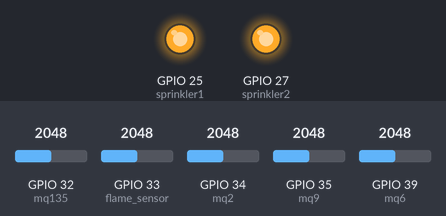
Recording of a sketch running on a simulated ESP32. Shown: output pins drawn as LEDs (lit = HIGH). Inputs (shaded band) come from the test bench; at power-on: GPIO 32 (mq135) = 2048, GPIO 33 (flame_sensor) = 2048, GPIO 34 (mq2) = 2048, GPIO 35 (mq9) = 2048, GPIO 39 (mq6) = 2048. WiFi joins after 1.5 s; servers stay silent unless stated; uploads are accepted with an empty reply; what the sketch prints to the serial monitor is not drawn.

Above: at 6.5 s.
At 11.6 s:
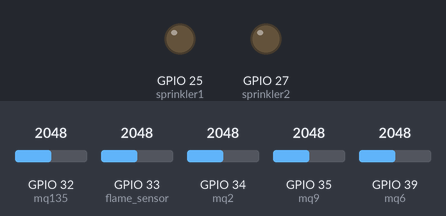
Timing chart, 0 to 14.8 s (numbered marks = the images above):
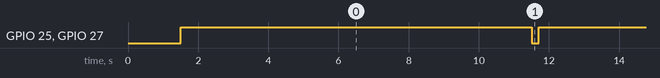

Measured:
- by itself, GPIO 25 (sprinkler1), GPIO 27 (sprinkler2): alternates HIGH for 10.0 s and LOW for 0.20 s

The sketch:

gas_station.ino
```cpp
#include <WiFi.h>
#include <HTTPClient.h>

int fire_det=0;
int flame_sensor = 33;
int mq135=32;
int mq9=35;
int mq2=34;
int mq6=39;
int sprinkler1=25;
int sprinkler2=27;

float cur_lat=19.108642;
float cur_lon=72.837599;
float flame_detected=0;
float aqi_r=0;
float aqi_p=0;
float co_r=0;
float co_p=0;
float met_but=0;
float lpg_r=0;
int lpg_p=0;

const char* ssid = "JG";
const char* password =  "jaygala24";

void setup()
{
  Serial.begin(115200);
  pinMode(flame_sensor, INPUT);
  pinMode(mq135, INPUT);
  pinMode(mq9, INPUT);
  pinMode(mq2, INPUT);
  pinMode(mq6, INPUT);
  pinMode(sprinkler1,OUTPUT);
  pinMode(sprinkler2,OUTPUT);

  WiFi.begin(ssid, password);

  while (WiFi.status() != WL_CONNECTED)
  {
      Serial.print(".");
      delay(500);
  }

  Serial.print("Connected to ");
  Serial.println(ssid);
}

void loop()
{
  flame_detected = analogRead(flame_sensor);
  Serial.println(flame_detected);

  if (flame_detected < 4095)
  {
    //Serial.println("Flame detected...! take action immediately.");
    fire_det=1;
    digitalWrite(sprinkler1,HIGH);
    digitalWrite(sprinkler2,HIGH);
    delay(10000);
    digitalWrite(sprinkler1,LOW);
    digitalWrite(sprinkler2,LOW);
  }
  else
  {
    //Serial.println("No flame detected. stay cool");
    fire_det=0;
    digitalWrite(sprinkler1,LOW);
    digitalWrite(sprinkler2,LOW);
  }

  aqi_r = analogRead(mq135);
  co_r = analogRead(mq9);
  met_but = analogRead(mq2);
  lpg_r = analogRead(mq6);

  aqi_p=aqi_r/15;
  co_p=co_r/1000;

  if(lpg_r>560)
  {
    lpg_p=1;
  }

  else
  {
    lpg_p=0;
  }

  Serial.print("Fire = ");
  Serial.println(fire_det);
  Serial.print("AQI = ");
  Serial.println(aqi_p);
  Serial.print("CO = ");
  Serial.println(co_p);
  Serial.print("Methane/Butane = ");
  Serial.println(met_but);
  Serial.print("LPG = ");
  Serial.print(lpg_p);
  Serial.println(lpg_r);
  Serial.println();

  HTTPClient http;

  http.begin("http://192.168.43.48:8000/api/save-data/");


  String postStr=String(cur_lat)+String("$")+String(cur_lon)+String("$")+String(fire_det)+String("$")+String(aqi_p)+String("$")+String(co_p)+String("$")+String(met_but)+String("$")+String(lpg_p);

  int httpResponseCode = http.POST(postStr);
  String response = http.getString();

  http.end();

  //delay(2000);
}
```
